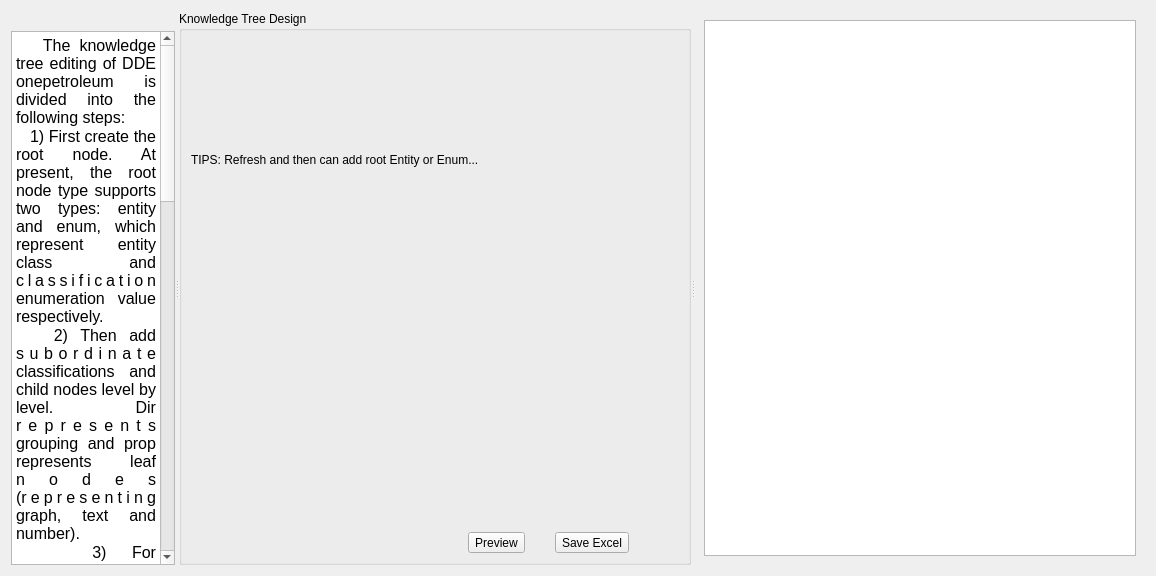
<?xml version="1.0" encoding="UTF-8"?>
<ui version="4.0">
 <class>KnowledgeTree4Root</class>
 <widget class="QWidget" name="KnowledgeTree4Root">
  <property name="geometry">
   <rect>
    <x>0</x>
    <y>0</y>
    <width>1156</width>
    <height>576</height>
   </rect>
  </property>
  <property name="windowTitle">
   <string>Form</string>
  </property>
  <layout class="QVBoxLayout" name="verticalLayout_5">
   <item>
    <widget class="QSplitter" name="splitter">
     <property name="orientation">
      <enum>Qt::Horizontal</enum>
     </property>
     <widget class="QWidget" name="">
      <layout class="QVBoxLayout" name="verticalLayout_4">
       <item>
        <widget class="QLabel" name="label">
         <property name="maximumSize">
          <size>
           <width>100</width>
           <height>100</height>
          </size>
         </property>
         <property name="text">
          <string/>
         </property>
         <property name="pixmap">
          <pixmap>res/DDE-logo.png</pixmap>
         </property>
         <property name="scaledContents">
          <bool>true</bool>
         </property>
         <property name="alignment">
          <set>Qt::AlignLeading|Qt::AlignLeft|Qt::AlignTop</set>
         </property>
         <property name="margin">
          <number>10</number>
         </property>
        </widget>
       </item>
       <item>
        <widget class="QTextBrowser" name="textBrowser">
         <property name="sizeAdjustPolicy">
          <enum>QAbstractScrollArea::AdjustToContents</enum>
         </property>
         <property name="html">
          <string>&lt;!DOCTYPE HTML PUBLIC &quot;-//W3C//DTD HTML 4.0//EN&quot; &quot;http://www.w3.org/TR/REC-html40/strict.dtd&quot;&gt;
&lt;html&gt;&lt;head&gt;&lt;meta name=&quot;qrichtext&quot; content=&quot;1&quot; /&gt;&lt;style type=&quot;text/css&quot;&gt;
p, li { white-space: pre-wrap; }
&lt;/style&gt;&lt;/head&gt;&lt;body style=&quot; font-family:'SimSun'; font-size:9pt; font-weight:400; font-style:normal;&quot;&gt;
&lt;p align=&quot;justify&quot; style=&quot; margin-top:0px; margin-bottom:0px; margin-left:0px; margin-right:0px; -qt-block-indent:0; text-indent:0px;&quot;&gt;&lt;span style=&quot; font-size:12pt;&quot;&gt;   The knowledge tree editing of DDE onepetroleum is divided into the following steps:&lt;/span&gt;&lt;/p&gt;
&lt;p align=&quot;justify&quot; style=&quot; margin-top:0px; margin-bottom:0px; margin-left:0px; margin-right:0px; -qt-block-indent:0; text-indent:0px;&quot;&gt;&lt;span style=&quot; font-size:12pt;&quot;&gt;   1) First create the root node. At present, the root node type supports two types: entity and enum, which represent entity class and classification enumeration value respectively.&lt;/span&gt;&lt;/p&gt;
&lt;p align=&quot;justify&quot; style=&quot; margin-top:0px; margin-bottom:0px; margin-left:0px; margin-right:0px; -qt-block-indent:0; text-indent:0px;&quot;&gt;&lt;span style=&quot; font-size:12pt;&quot;&gt;   2) Then add subordinate classifications and child nodes level by level. Dir represents grouping and prop represents leaf nodes (representing graph, text and number).&lt;/span&gt;&lt;/p&gt;
&lt;p align=&quot;justify&quot; style=&quot; margin-top:0px; margin-bottom:0px; margin-left:0px; margin-right:0px; -qt-block-indent:0; text-indent:0px;&quot;&gt;&lt;span style=&quot; font-size:12pt;&quot;&gt;   3) For classification enumeration values, expressions are supported. When the operation value of the expression is true, it represents that it belongs to the classification.&lt;/span&gt;&lt;/p&gt;
&lt;p align=&quot;justify&quot; style=&quot; margin-top:0px; margin-bottom:0px; margin-left:0px; margin-right:0px; -qt-block-indent:0; text-indent:0px;&quot;&gt;&lt;span style=&quot; font-size:12pt;&quot;&gt;  4) When the value is relax to, it represents the association of another object, that is, the entity on another table.&lt;/span&gt;&lt;/p&gt;
&lt;p align=&quot;justify&quot; style=&quot; margin-top:0px; margin-bottom:0px; margin-left:0px; margin-right:0px; -qt-block-indent:0; text-indent:0px;&quot;&gt;&lt;span style=&quot; font-size:12pt;&quot;&gt;   5) After the design is completed, it can be previewed or exported as an excel template for data collection.&lt;/span&gt;&lt;/p&gt;
&lt;p align=&quot;justify&quot; style=&quot; margin-top:0px; margin-bottom:0px; margin-left:0px; margin-right:0px; -qt-block-indent:0; text-indent:0px;&quot;&gt;&lt;span style=&quot; font-size:12pt;&quot;&gt;   DDE OnePetrology的知识树编辑分为如下步骤：&lt;/span&gt;&lt;/p&gt;
&lt;p align=&quot;justify&quot; style=&quot; margin-top:0px; margin-bottom:0px; margin-left:0px; margin-right:0px; -qt-block-indent:0; text-indent:0px;&quot;&gt;&lt;span style=&quot; font-size:12pt;&quot;&gt;   1）首先创建根节点。根节点类型目前支持两类:ENTITY和ENUM，分别代表实体类和分类枚举取值。&lt;/span&gt;&lt;/p&gt;
&lt;p align=&quot;justify&quot; style=&quot; margin-top:0px; margin-bottom:0px; margin-left:0px; margin-right:0px; -qt-block-indent:0; text-indent:0px;&quot;&gt;&lt;span style=&quot; font-size:12pt;&quot;&gt;   2）然后逐级添加下属分类和子节点。其中DIR代表的是分组，PROP代表的是叶子节点（表示图、文、数）。&lt;/span&gt;&lt;/p&gt;
&lt;p align=&quot;justify&quot; style=&quot; margin-top:0px; margin-bottom:0px; margin-left:0px; margin-right:0px; -qt-block-indent:0; text-indent:0px;&quot;&gt;&lt;span style=&quot; font-size:12pt;&quot;&gt;   3）针对分类枚举取值，支持表达式，当表达式运算值为True时，代表属于该分类。&lt;/span&gt;&lt;/p&gt;
&lt;p align=&quot;justify&quot; style=&quot; margin-top:0px; margin-bottom:0px; margin-left:0px; margin-right:0px; -qt-block-indent:0; text-indent:0px;&quot;&gt;&lt;span style=&quot; font-size:12pt;&quot;&gt;   4）取值为RELATE TO类型时，代表另外一种对象的关联，即关联到另外一个表上的实体。&lt;/span&gt;&lt;/p&gt;
&lt;p align=&quot;justify&quot; style=&quot; margin-top:0px; margin-bottom:0px; margin-left:0px; margin-right:0px; -qt-block-indent:0; text-indent:0px;&quot;&gt;&lt;span style=&quot; font-size:12pt;&quot;&gt;   5）设计完成之后，可以预览，也可以导出为excel模板用于收集数据。&lt;/span&gt;&lt;/p&gt;&lt;/body&gt;&lt;/html&gt;</string>
         </property>
         <property name="openLinks">
          <bool>false</bool>
         </property>
        </widget>
       </item>
      </layout>
     </widget>
     <widget class="QGroupBox" name="groupBox">
      <property name="title">
       <string>Knowledge Tree Design</string>
      </property>
      <layout class="QVBoxLayout" name="verticalLayout_3">
       <item>
        <layout class="QVBoxLayout" name="verticalLayout">
         <item>
          <widget class="QLabel" name="label_2">
           <property name="text">
            <string>TIPS: Refresh and then can add root Entity or Enum...</string>
           </property>
          </widget>
         </item>
         <item>
          <widget class="KTreeWidget" name="treeView" native="true"/>
         </item>
         <item>
          <layout class="QHBoxLayout" name="horizontalLayout_2">
           <property name="spacing">
            <number>30</number>
           </property>
           <property name="rightMargin">
            <number>50</number>
           </property>
           <item>
            <spacer name="horizontalSpacer">
             <property name="orientation">
              <enum>Qt::Horizontal</enum>
             </property>
             <property name="sizeHint" stdset="0">
              <size>
               <width>40</width>
               <height>20</height>
              </size>
             </property>
            </spacer>
           </item>
           <item>
            <widget class="QToolButton" name="btnPreview">
             <property name="text">
              <string>Preview</string>
             </property>
             <property name="icon">
              <iconset>
               <normaloff>res/browse.png</normaloff>res/browse.png</iconset>
             </property>
             <property name="toolButtonStyle">
              <enum>Qt::ToolButtonTextBesideIcon</enum>
             </property>
            </widget>
           </item>
           <item>
            <widget class="QToolButton" name="btnSaveExcel">
             <property name="text">
              <string>Save Excel</string>
             </property>
             <property name="icon">
              <iconset>
               <normaloff>res/edit.png</normaloff>res/edit.png</iconset>
             </property>
             <property name="toolButtonStyle">
              <enum>Qt::ToolButtonTextBesideIcon</enum>
             </property>
            </widget>
           </item>
          </layout>
         </item>
        </layout>
       </item>
      </layout>
     </widget>
     <widget class="QStackedWidget" name="stackedWidget_2">
      <widget class="QWidget" name="stackPage1">
       <layout class="QVBoxLayout" name="verticalLayout_2">
        <item>
         <widget class="DfViewWidget" name="tableView"/>
        </item>
       </layout>
      </widget>
     </widget>
    </widget>
   </item>
  </layout>
 </widget>
 <customwidgets>
  <customwidget>
   <class>DfViewWidget</class>
   <extends>QTableView</extends>
   <header>DfViewWidget.h</header>
  </customwidget>
  <customwidget>
   <class>KTreeWidget</class>
   <extends>QWidget</extends>
   <header>KTreeWidget.h</header>
   <container>1</container>
  </customwidget>
 </customwidgets>
 <resources/>
 <connections/>
</ui>
